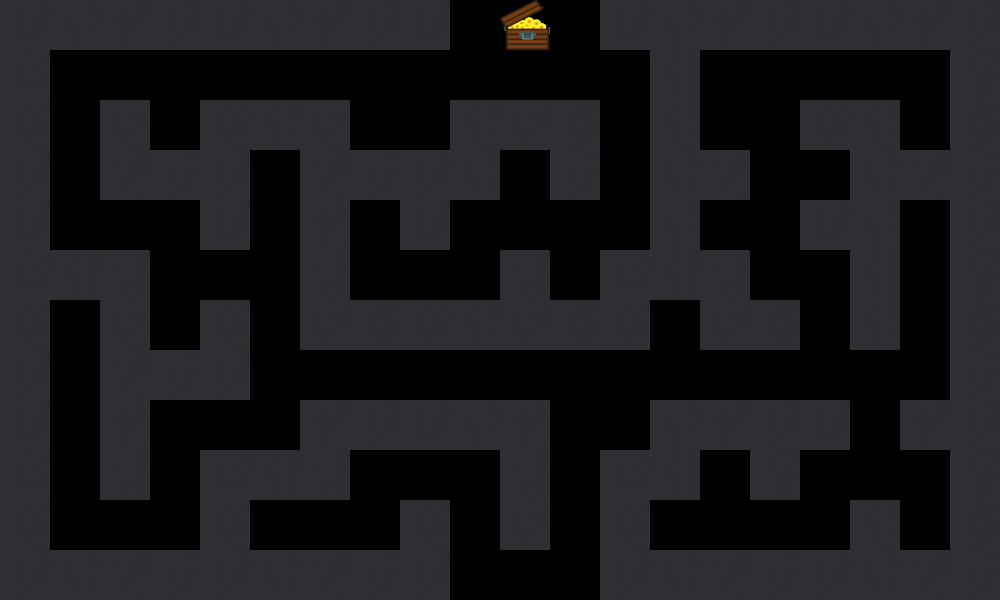

A level layout from a 2D game, rendered from its tile map. Below: a short description, then the map file with its tile-grid data intact:
An orthogonal 20x12 tile map with 50x50 px tiles, 1 tile layer (圖塊層 1), 3 tilesets.

<map version="1.9" tiledversion="1.9.0" orientation="orthogonal" renderorder="right-down" width="20" height="12" tilewidth="50" tileheight="50" infinite="0" nextlayerid="2" nextobjectid="1">
 <tileset firstgid="1" name="racing_obj" tilewidth="50" tileheight="50" tilecount="1" columns="1">
  <image source="racing_obj.png" width="50" height="50" />
 </tileset>
 <tileset firstgid="2" name="treasure" tilewidth="50" tileheight="50" tilecount="1" columns="1">
  <image source="treasure.png" width="50" height="50" />
 </tileset>
 <tileset firstgid="3" name="treasure" tilewidth="50" tileheight="50" tilecount="1" columns="1">
  <image source="treasure.png" width="50" height="50" />
 </tileset>
 <layer id="1" name="圖塊層 1" width="20" height="12">
  <data encoding="csv">
1,1,1,1,1,1,1,1,1,0,2,0,1,1,1,1,1,1,1,1,
1,0,0,0,0,0,0,0,0,0,0,0,0,1,0,0,0,0,0,1,
1,0,1,0,1,1,1,0,0,1,1,1,0,1,0,0,1,1,0,1,
1,0,1,1,1,0,1,1,1,1,0,1,0,1,1,0,0,1,1,1,
1,0,0,0,1,0,1,0,1,0,0,0,0,1,0,0,1,1,0,1,
1,1,1,0,0,0,1,0,0,0,1,0,1,1,1,0,0,1,0,1,
1,0,1,0,1,0,1,1,1,1,1,1,1,0,1,1,0,1,0,1,
1,0,1,1,1,0,0,0,0,0,0,0,0,0,0,0,0,0,0,1,
1,0,1,0,0,0,1,1,1,1,1,0,0,1,1,1,1,0,1,1,
1,0,1,0,1,1,1,0,0,0,1,0,1,1,0,1,0,0,0,1,
1,0,0,0,1,0,0,0,1,0,1,0,1,0,0,0,0,1,0,1,
1,1,1,1,1,1,1,1,1,0,0,0,1,1,1,1,1,1,1,1
</data>
 </layer>
</map>
